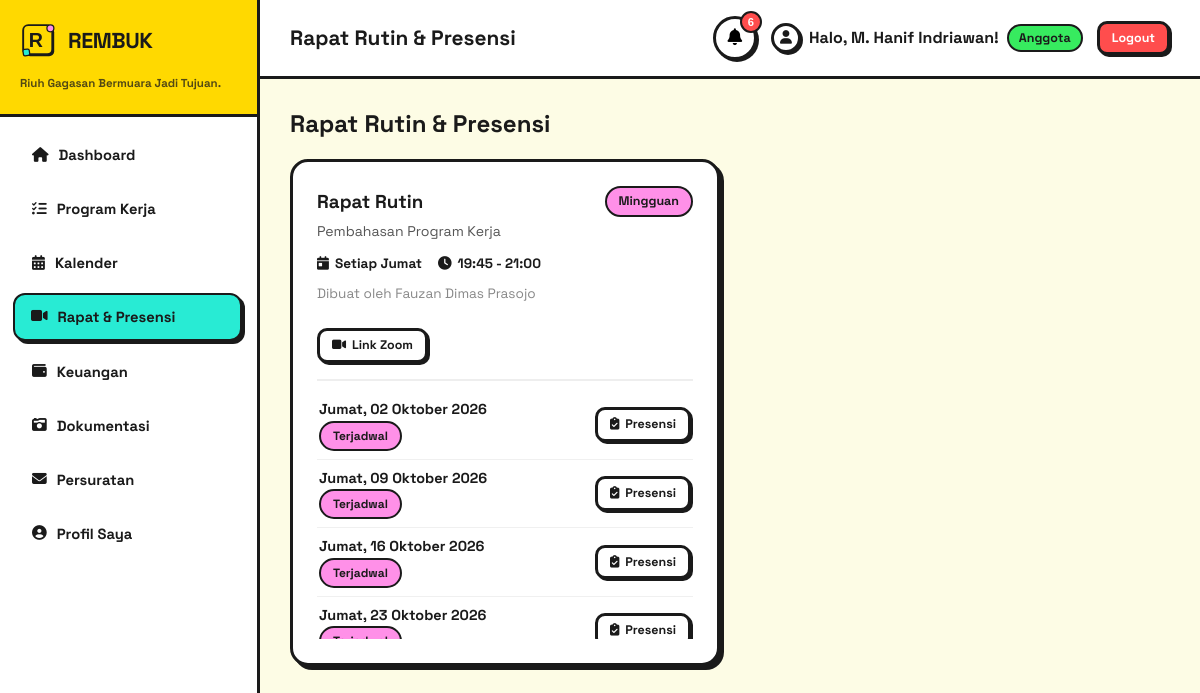
Page /rapat/index.php (signed in) on the committed database.
### tables this page shows
CREATE TABLE `rapat_rutin` (
  `id` int(11) NOT NULL,
  `judul` varchar(200) NOT NULL,
  `deskripsi` text DEFAULT NULL,
  `hari` tinyint(1) NOT NULL COMMENT '1=Senin ... 7=Minggu, cocok dgn date(N)',
  `pengulangan` enum('Mingguan','Dwi-Mingguan') NOT NULL DEFAULT 'Mingguan',
  `jam_mulai` time NOT NULL,
  `jam_selesai` time DEFAULT NULL,
  `zoom_link` varchar(500) NOT NULL,
  `created_by` int(11) DEFAULT NULL,
  `created_at` timestamp NOT NULL DEFAULT current_timestamp()
);

CREATE TABLE `users` (
  `id` int(11) NOT NULL,
  `nama_lengkap` varchar(150) NOT NULL,
  `username` varchar(50) NOT NULL,
  `password` varchar(255) NOT NULL,
  `pin` varchar(255) NOT NULL,
  `role` enum('BPH','Koordinator Divisi','Anggota') NOT NULL DEFAULT 'Anggota',
  `divisi_id` int(11) DEFAULT NULL,
  `jabatan` varchar(100) DEFAULT NULL,
  `avatar` varchar(30) DEFAULT NULL,
  `status` enum('aktif','nonaktif') DEFAULT 'aktif',
  `failed_attempts` int(11) DEFAULT 0,
  `locked_until` datetime DEFAULT NULL,
  `created_at` timestamp NOT NULL DEFAULT current_timestamp()
);

CREATE TABLE `rapat_pertemuan` (
  `id` int(11) NOT NULL,
  `rapat_rutin_id` int(11) NOT NULL,
  `judul` varchar(200) NOT NULL,
  `tanggal` date NOT NULL,
  `jam_mulai` time NOT NULL,
  `jam_selesai` time DEFAULT NULL,
  `zoom_link` varchar(500) NOT NULL,
  `created_at` timestamp NOT NULL DEFAULT current_timestamp()
);

### rapat/index.php (the view, shortened to what this page needs)
<?php
require_once '../includes/init.php';
$namaHari = ['', 'Senin', 'Selasa', 'Rabu', 'Kamis', 'Jumat', 'Sabtu', 'Minggu'];
require_once '../includes/header.php';
$semuaSeri = $pdo->query(
    "SELECT rr.*, u.nama_lengkap AS pembuat
     FROM rapat_rutin rr LEFT JOIN users u ON u.id = rr.created_by
     ORDER BY rr.created_at DESC"
)->fetchAll();
$stmtPertemuan = $pdo->prepare(
    "SELECT id, tanggal, jam_mulai, jam_selesai FROM rapat_pertemuan WHERE rapat_rutin_id = ? ORDER BY tanggal ASC"
);
$hariIni = date('Y-m-d');
?>
<div class="page-header">
    <h2 class="page-title">Rapat Rutin &amp; Presensi</h2>
</div>
<div class="rapat-rutin-grid">
    <?php if (empty($semuaSeri)): ?>
        <p class="rapat-empty">Belum ada jadwal rapat rutin. Anggota yang belum punya jadwal tetap bisa dipantau lewat menu ini setelah BPH/Koordinator membuatnya.</p>
    <?php else: ?>
        <?php foreach ($semuaSeri as $seri): ?>
            <?php
                $stmtPertemuan->execute([$seri['id']]);
                $pertemuanList = $stmtPertemuan->fetchAll();
            ?>
            <div class="neo-card rapat-rutin-card">
                <div class="flex-between">
                    <h3 class="proker-card-title" style="margin:0;"><?= e($seri['judul']) ?></h3>
                    <span class="neo-badge status-todo"><?= e($seri['pengulangan']) ?></span>
                </div>
                <?php if (!empty($seri['deskripsi'])): ?>
                    <p class="rapat-rutin-desc"><?= e($seri['deskripsi']) ?></p>
                <?php endif; ?>
                <div class="rapat-rutin-meta">
                    <span><i class="fas fa-calendar-day"></i> Setiap <?= $namaHari[$seri['hari']] ?></span>
                    <span><i class="fas fa-clock"></i> <?= substr($seri['jam_mulai'], 0, 5) ?><?= $seri['jam_selesai'] ? ' - ' . substr($seri['jam_selesai'], 0, 5) : '' ?></span>
                </div>
                <p class="text-subtle text-sm" style="margin-top:10px;">Dibuat oleh <?= e($seri['pembuat'] ?? 'Pengguna telah dihapus') ?></p>
                <a href="<?= e($seri['zoom_link']) ?>" target="_blank" rel="noopener" class="neo-btn neo-btn-outline neo-btn-sm" style="margin-top:10px; align-self:flex-start;"><i class="fas fa-video"></i> Link Zoom</a>
                <div class="rapat-occurrence-list">
                    <?php if (empty($pertemuanList)): ?>
                        <p class="text-subtle text-sm">Belum ada pertemuan.</p>
                    <?php else: ?>
                        <?php foreach ($pertemuanList as $pt): ?>
                            <?php
                                $statusClass = $pt['tanggal'] < $hariIni ? 'done' : ($pt['tanggal'] === $hariIni ? 'progress' : 'todo');
                                $statusLabel = $pt['tanggal'] < $hariIni ? 'Selesai' : ($pt['tanggal'] === $hariIni ? 'Hari Ini' : 'Terjadwal');
                            ?>
                            <div class="rapat-occurrence-row">
                                <div>
                                    <div class="rapat-occurrence-date"><?= tanggalIndo($pt['tanggal'], true, true) ?></div>
                                    <span class="neo-badge status-<?= $statusClass ?> text-xs"><?= $statusLabel ?></span>
                                </div>
                                <div class="rapat-occurrence-actions">
                                    <a href="presensi.php?id=<?= $pt['id'] ?>" class="neo-btn neo-btn-outline neo-btn-sm"><i class="fas fa-clipboard-check"></i> Presensi</a>
                                </div>
                            </div>
                        <?php endforeach; ?>
                    <?php endif; ?>
                </div>
            </div>
        <?php endforeach; ?>
    <?php endif; ?>
</div>
<?php require_once '../includes/footer.php'; ?>

### assets/css/neobrutalism.css (style rules this page uses)
:root { --bg-color: #fdfce5; --main-black: #1a1a1a; --accent-yellow: #ffd900; --accent-pink: #ff90e8; --accent-cyan: #28ebd4; --accent-green: #37eb5f; --accent-red: #ff4d4d; --shadow-solid: 4px 4px 0px var(--main-black); --shadow-lift: 6px 6px 0px var(--main-black); --radius-card: 18px; --radius-btn: 999px; --radius-btn-square: 10px; --ease: cubic-bezier(.2,.8,.2,1); }
* { box-sizing: border-box; }
body { background-color: var(--bg-color); color: var(--main-black); font-family: 'Space Grotesk', 'Courier New', monospace; margin: 0; line-height: 1.5; }
h1, h2, h3, h4 { line-height: 1.25; }
.neo-card { background-color: #ffffff; border: 3px solid var(--main-black); border-radius: var(--radius-card); box-shadow: var(--shadow-solid); padding: 24px; transition: transform 0.2s var(--ease), box-shadow 0.2s var(--ease); }
.neo-btn { background-color: var(--accent-cyan); color: var(--main-black); border: 3px solid var(--main-black); border-radius: var(--radius-btn); padding: 11px 24px; font-weight: 700; cursor: pointer; box-shadow: var(--shadow-solid); font-size: 0.95rem; transition: all 0.15s var(--ease); display: inline-flex; align-items: center; text-decoration: none; gap: 6px; }
.neo-btn-outline { background-color: #fff; }
.neo-btn-sm { padding: 5px 12px; font-size: 0.78rem; border-radius: var(--radius-btn-square); box-shadow: 2px 2px 0px var(--main-black); }
.neo-badge { display: inline-block; padding: 4px 12px; border: 2px solid var(--main-black); border-radius: var(--radius-btn); font-weight: 700; font-size: 0.78rem; }
.flex-between { display: flex; justify-content: space-between; align-items: center; flex-wrap: wrap; gap: 12px; }
.page-header, .page-heading { display: flex; justify-content: space-between; align-items: center; flex-wrap: wrap; gap: 14px; margin-bottom: 20px; }
.page-title, .section-title, .modal-title { margin: 0; font-weight: 800; }
.text-subtle { color: #888; }
.text-sm { font-size: 0.85rem; }
.text-xs { font-size: 0.75rem; }
.status-todo, .badge-todo { background: var(--accent-pink); }
.proker-card-title { margin: 14px 0 5px; }
.rapat-rutin-grid { display: grid; grid-template-columns: repeat(auto-fill, minmax(340px, 1fr)); gap: 20px; margin-top: 10px; }
.rapat-rutin-card { display: flex; flex-direction: column; }
.rapat-rutin-desc { margin: 4px 0 0; color: #555; font-size: 0.88rem; }
.rapat-rutin-meta { display: flex; flex-wrap: wrap; gap: 8px 16px; margin-top: 12px; font-size: 0.85rem; font-weight: 700; }
.rapat-rutin-meta span { display: inline-flex; align-items: center; gap: 6px; }
.rapat-occurrence-list { margin-top: 16px; border-top: 2px solid #eee; padding-top: 10px; max-height: 260px; overflow-y: auto; }
.rapat-occurrence-row { display: flex; justify-content: space-between; align-items: center; gap: 10px; padding: 8px 2px; border-bottom: 1px solid #f0f0f0; flex-wrap: wrap; }
.rapat-occurrence-row:last-child { border-bottom: none; }
.rapat-occurrence-date { font-weight: 700; font-size: 0.9rem; }
.rapat-occurrence-actions { display: flex; gap: 6px; align-items: center; }

### rows in the picture
rapat_rutin: judul "Rapat Rutin", pengulangan "Mingguan", deskripsi "Pembahasan Program Kerja", hari "Jumat", jam_mulai "19:45", jam_selesai "21:00", created_by.nama_lengkap "Fauzan Dimas Prasojo"
rapat_pertemuan: tanggal "Jumat, 02 Oktober 2026"
rapat_pertemuan: tanggal "Jumat, 09 Oktober 2026"
rapat_pertemuan: tanggal "Jumat, 16 Oktober 2026"
rapat_pertemuan: tanggal "Jumat, 23 Oktober 2026"

### other values in the picture
APP_NAME "REMBUK"
APP_TAGLINE "Riuh Gagasan Bermuara Jadi Tujuan."
$pageTitle "Rapat Rutin & Presensi"
$notif_total "6"
$user_nama "M. Hanif Indriawan"
$user_role "Anggota"
